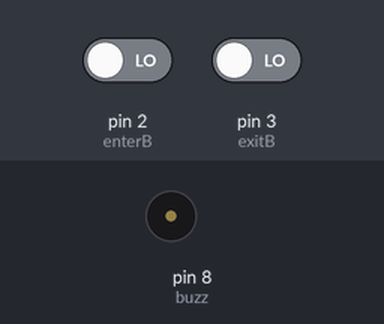
A sketch run on a simulated Arduino Uno, built with avr-gcc and run on an emulated ATmega328P. Parts: buzzer (waves = sounding, pin HIGH). The inputs (shaded band) are chosen by the test bench; at power-on: pin 2 (enterB) LOW, pin 3 (exitB) LOW. What the sketch prints to the serial monitor is not drawn.

Above: at 1.2 s.
1.3 s: pin 2 (enterB) driven HIGH
At 1.51 s:
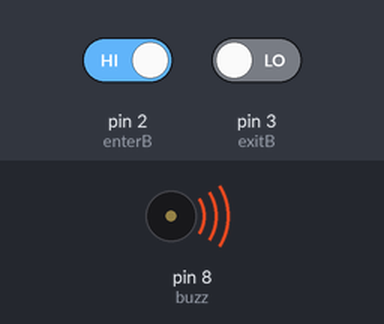
Timing chart, 0 to 4.3 s (numbered marks = the images above; inputs shaded):
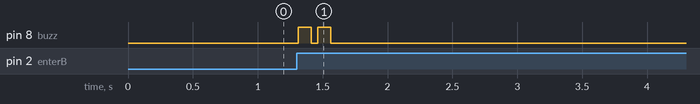

Measured:
- after the input at 1.3 s, pin 8 (buzz): alternates HIGH for 0.10 s and LOW for 0.05 s, 4 changes in all, then stays LOW, starting at once

The sketch:

SuroyCube_final.ino
```cpp
const int enterB = 2;   //button at 2
const int exitB = 3;    //button at 3
const int buzz = 8;

int buttonState1;
int lastButtonState1 = LOW;

int buttonState2;
int lastButtonState2 = LOW;

int buttonState3;
int lastButtonState3 = LOW;

int currentCount;
int longTermCount;

unsigned long lastDebounceTime1 = 0;
unsigned long lastDebounceTime2 = 0;
unsigned long lastDebounceTime3 = 0;

unsigned long debounceDelay = 10;

void setup() {
  pinMode(exitB, INPUT);
  pinMode(enterB, INPUT);
  pinMode(buzz, OUTPUT);
  Serial.begin(9600);
}

void loop() {
  // read the state of the switch into a local variable:
 currentCount = currentCounter(exitB);
 currentCount = currentCounter(enterB);
 //longTermCount = longTermCounter(enterB);

// Serial.print("Current Count: ");
// Serial.println(currentCount);
// Serial.print(",");

// Serial.print("Long Term Count: ");
 //Serial.print(longTermCount);
 //Serial.println();
 //delay(50);
}

int currentCounter(int button)
{
   if(button == enterB)
   {
    int reading = digitalRead(button);
    if (reading != lastButtonState1) {
    lastDebounceTime1 = millis();
  }

  if ((millis() - lastDebounceTime1) > debounceDelay) {

    if (reading != buttonState1) {
      buttonState1 = reading;

      if (buttonState1 == HIGH) {
          tone1(buzz);
          currentCount++;
          Serial.println(currentCount);
          //Serial.print(",");
      }
    }
  }
  lastButtonState1 = reading;


  return currentCount;
   }

      if(button == exitB)
   {
    int reading = digitalRead(button);
    if (reading != lastButtonState2) {
    lastDebounceTime2 = millis();
  }

  if ((millis() - lastDebounceTime2) > debounceDelay) {

    if (reading != buttonState2) {
      buttonState2 = reading;

      if (buttonState2 == HIGH) {
          tone2(buzz);
          currentCount--;

          if(currentCount < 0)
          {
              currentCount = 0;
              tone3(buzz);
          }

          Serial.println(currentCount);
          //Serial.print(",");
      }
    }
  }
  lastButtonState2 = reading;


  return currentCount;

   }

}

int longTermCounter(int button)
{
  if(button == enterB)
   {
    int reading = digitalRead(button);
    if (reading != lastButtonState3) {
    lastDebounceTime3 = millis();
  }

  if ((millis() - lastDebounceTime3) > debounceDelay) {

    if (reading != buttonState3) {
      buttonState3 = reading;

      if (buttonState3 == HIGH) {
          tone1(buzz);
          longTermCount++;
          Serial.println(longTermCount);
      }
    }
  }
  lastButtonState3 = reading;


  return longTermCount;
   }
}

void tone1(int pin)
{
  digitalWrite(pin,HIGH);
  delay(100);
  digitalWrite(pin,LOW);
  delay(50);
  digitalWrite(pin,HIGH);
  delay(100);
  digitalWrite(pin,LOW);
}

void tone2(int pin)
{
  digitalWrite(pin,HIGH);
  delay(250);
  digitalWrite(pin,LOW);
  delay(100);
}

void tone3(int pin)
{
  digitalWrite(pin,HIGH);
  delay(250);
  digitalWrite(pin,LOW);
  delay(100);
  digitalWrite(pin,HIGH);
  delay(250);
  digitalWrite(pin,LOW);
  delay(100);
  digitalWrite(pin,HIGH);
  delay(250);
  digitalWrite(pin,LOW);
  delay(100);
}
```
